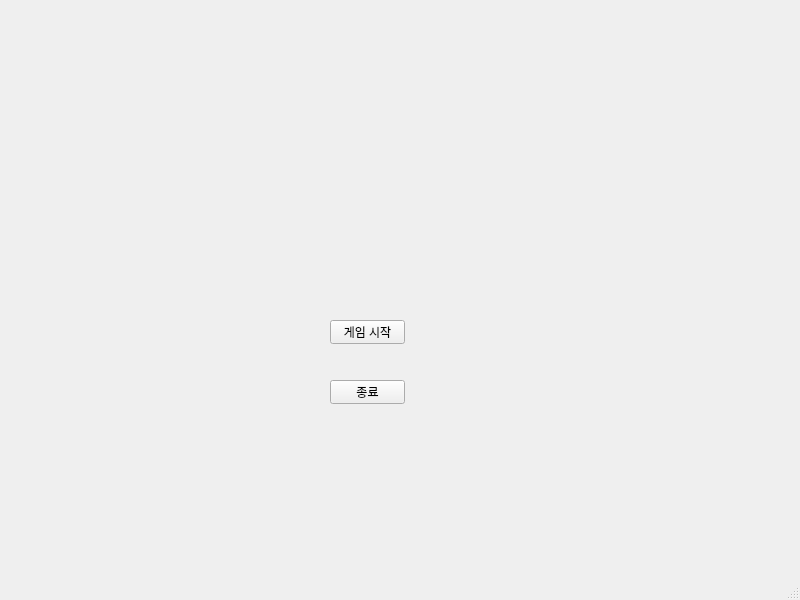
<?xml version="1.0" encoding="UTF-8"?>
<ui version="4.0">
 <class>yutnori</class>
 <widget class="QMainWindow" name="yutnori">
  <property name="geometry">
   <rect>
    <x>0</x>
    <y>0</y>
    <width>800</width>
    <height>600</height>
   </rect>
  </property>
  <property name="windowTitle">
   <string>yutnori</string>
  </property>
  <widget class="QWidget" name="centralwidget">
   <property name="layoutDirection">
    <enum>Qt::LayoutDirection::LeftToRight</enum>
   </property>
   <widget class="QPushButton" name="pushButton">
    <property name="geometry">
     <rect>
      <x>330</x>
      <y>320</y>
      <width>75</width>
      <height>24</height>
     </rect>
    </property>
    <property name="text">
     <string>게임 시작</string>
    </property>
   </widget>
   <widget class="QPushButton" name="pushButton_2">
    <property name="geometry">
     <rect>
      <x>330</x>
      <y>380</y>
      <width>75</width>
      <height>24</height>
     </rect>
    </property>
    <property name="text">
     <string>종료</string>
    </property>
   </widget>
   <widget class="QLabel" name="label">
    <property name="geometry">
     <rect>
      <x>120</x>
      <y>50</y>
      <width>521</width>
      <height>201</height>
     </rect>
    </property>
    <property name="text">
     <string/>
    </property>
   </widget>
  </widget>
  <widget class="QMenuBar" name="menubar">
   <property name="geometry">
    <rect>
     <x>0</x>
     <y>0</y>
     <width>800</width>
     <height>22</height>
    </rect>
   </property>
  </widget>
  <widget class="QStatusBar" name="statusbar"/>
 </widget>
 <resources/>
 <connections/>
</ui>
